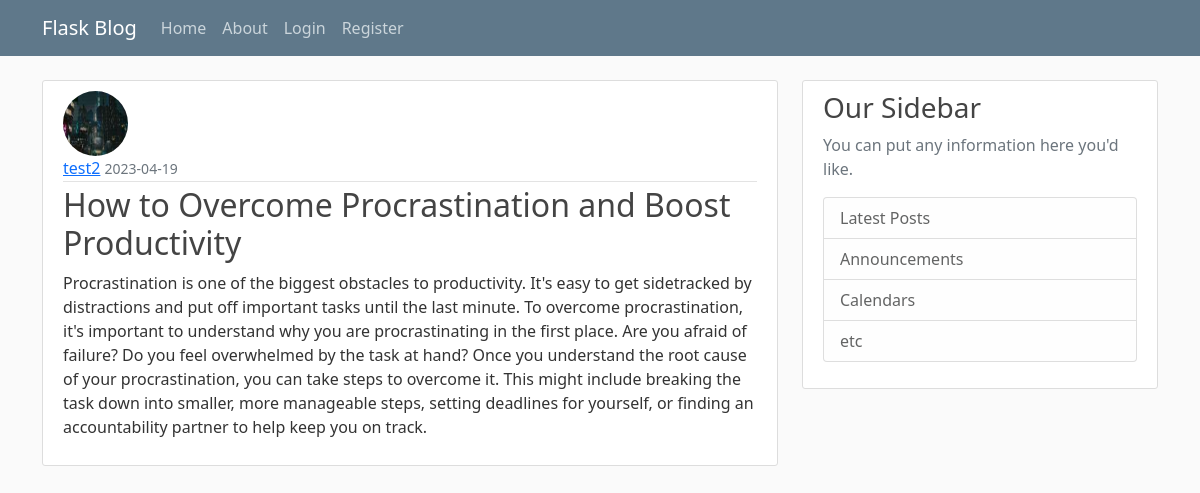
The page /posts/4 on the database its author committed.
### flaskBlog/models.py (models this page shows, shortened)
class Users(db.Model, UserMixin):
    id = db.Column(db.Integer, primary_key=True)
    username = db.Column(db.String(20), unique=True, nullable=False)
    email = db.Column(db.String(120), unique=True, nullable=False)
    image_file = db.Column(db.String(20), nullable=False, default='default.jpg')
    password = db.Column(db.String(60), nullable=False)
    posts = db.relationship('Post', backref='author', lazy=True)

class Post(db.Model):
    id = db.Column(db.Integer, primary_key=True)
    title = db.Column(db.String(100), nullable=False)
    date_posted = db.Column(db.DateTime, nullable=False, default=datetime.utcnow)
    content = db.Column(db.Text, nullable=False)
    user_id = db.Column(db.Integer, db.ForeignKey('users.id'), nullable=False)

### flaskBlog/routes.py (the view)
@app.route("/posts/<int:post_id>")
def post(post_id):
    post = Post.query.get_or_404(post_id)
    return render_template('post.html', title=post.title, post=post)

### flaskBlog/templates/post.html (shortened to what this page needs)
{% extends "layout.html" %}
{% block content %}
<article class="media content-section">
  <img src="{{ url_for('static', filename='profile_pics/' + post.author.image_file )}}" alt="{{ post.author.username }} profile picture" class="rounded-circle article-img">
  <div class="media-body">
    <div class="article-metadata">
      <a class="mr-2" href="{{ url_for('user_posts', username=post.author.username )}}">{{ post.author.username }}</a>
      <small class="text-muted">{{ post.date_posted.strftime('%Y-%m-%d') }}</small>
    </div>
    <h2 class="article-title">{{ post.title }}</h2>
    <p class="article-content">{{ post.content }}</p>
  </div>
</article>
{% endblock content %}

### flaskBlog/static/main.css (style rules this page uses)
body { background: #fafafa; color: #333333; margin-top: 5rem; }
h1, h2, h3, h4, h5, h6 { color: #444444; }
.content-section { background: #ffffff; padding: 10px 20px; border: 1px solid #dddddd; border-radius: 3px; margin-bottom: 20px; }
.article-title { color: #444444; }
.article-content { white-space: pre-line; }
.article-img { height: 65px; width: 65px; margin-right: 16px; }
.article-metadata { padding-bottom: 1px; margin-bottom: 4px; border-bottom: 1px solid #e3e3e3 }

### rows shown on the page
Users: image_file (picture), author.username "test2"
Post: date_posted "2023-04-19", title "How to Overcome Procrastination and Boost Productivity", content "Procrastination is one of the biggest obstacles to productivity. It's easy to get sidetracked by distractions and put off important tasks until the last minute. To overcome procrastination, it's important to understand why you are procrastinating in the first place. Are you afraid of failure? Do you feel overwhelmed by the task at hand? Once you understand the root cause of your procrastination, you can take steps to overcome it. This might include breaking the task down into smaller, more manageable steps, setting deadlines for yourself, or finding an accountability partner to help keep you on track."
